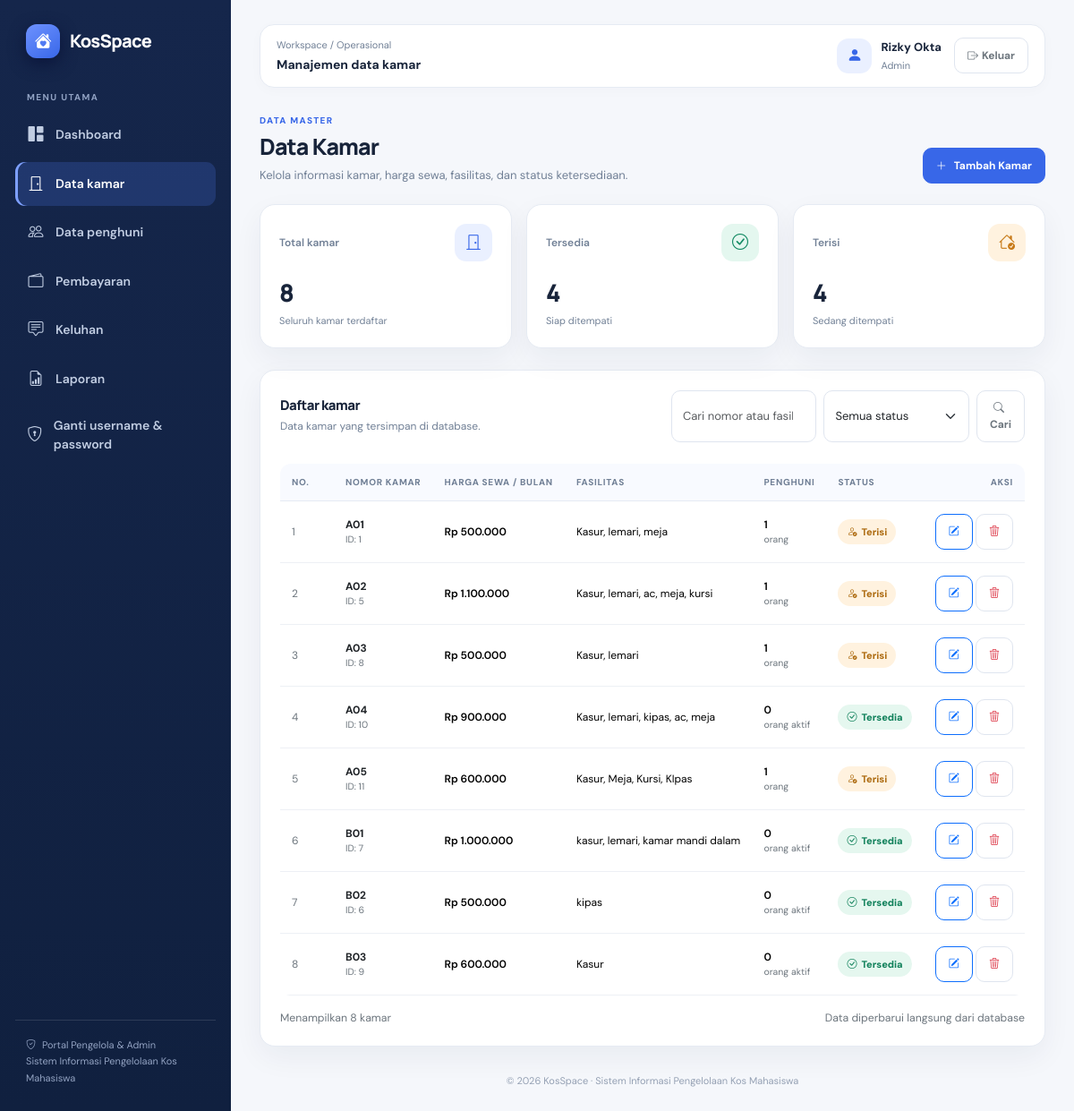
The page /admin/kamar.php (signed in) on the database its author committed.
### tables this page shows
CREATE TABLE `kamar` (
  `id_kamar` int(10) UNSIGNED NOT NULL,
  `nomor_kamar` varchar(20) NOT NULL,
  `harga_sewa` decimal(12,2) NOT NULL,
  `fasilitas` text DEFAULT NULL,
  `status_kamar` enum('tersedia','terisi') NOT NULL DEFAULT 'tersedia',
  `created_at` timestamp NOT NULL DEFAULT current_timestamp(),
  `updated_at` timestamp NOT NULL DEFAULT current_timestamp() ON UPDATE current_timestamp()
);

### includes/auth.php (called while the page is built, shortened)
<?php
function isPengelolaUtama(): bool
{
    return ($_SESSION['role'] ?? '') === 'pengelola';
}
?>

### admin/kamar.php (the view, shortened to what this page needs)
<?php
require_once __DIR__ . '/../includes/auth.php';
require_once __DIR__ . '/../config/database.php';
$kataKunci = trim($_GET['cari'] ?? '');
$sql = 'SELECT k.id_kamar, k.nomor_kamar, k.harga_sewa, k.fasilitas, k.status_kamar,
        (SELECT COUNT(*) FROM penghuni p WHERE p.id_kamar = k.id_kamar AND p.status_penghuni = \'aktif\') AS jumlah_penghuni
        FROM kamar k WHERE 1=1';
$params = [];
$sql .= ' ORDER BY k.nomor_kamar ASC';
$stmt = $pdo->prepare($sql);
$stmt->execute($params);
$daftarKamar = $stmt->fetchAll();
$totalKamar = (int) $pdo->query('SELECT COUNT(*) FROM kamar')->fetchColumn();
$totalTersedia = (int) $pdo->query("SELECT COUNT(*) FROM kamar WHERE status_kamar = 'tersedia'")->fetchColumn();
$totalTerisi = (int) $pdo->query("SELECT COUNT(*) FROM kamar WHERE status_kamar = 'terisi'")->fetchColumn();
function rupiahKamar(float $angka): string { return 'Rp ' . number_format($angka, 0, ',', '.'); }
function eKamar($nilai): string { return htmlspecialchars((string) $nilai, ENT_QUOTES, 'UTF-8'); }
?>
<!DOCTYPE html>
<html lang="id">
<head>
    <link href="https://cdn.jsdelivr.net/npm/bootstrap@5.3.3/dist/css/bootstrap.min.css" rel="stylesheet">
    <link href="https://cdn.jsdelivr.net/npm/bootstrap-icons@1.11.3/font/bootstrap-icons.min.css" rel="stylesheet">
    <link href="../assets/css/app.css" rel="stylesheet">
</head>
<body>
<div class="app-shell d-flex">
    <?php include __DIR__ . '/../includes/admin_sidebar.php'; ?>
    <main class="app-main">
        <header class="topbar">
            <div><div class="topbar-kicker">Workspace / Operasional</div><div class="topbar-title">Manajemen data kamar</div></div>
            <div class="user-chip">
                <div class="avatar"><i class="bi bi-person-fill"></i></div>
                <div class="d-none d-sm-block"><div class="user-name"><?= eKamar($_SESSION['nama'] ?? 'Pengelola') ?></div><div class="user-role"><?= isPengelolaUtama() ? 'Pengelola utama' : 'Admin' ?></div></div>
                <a href="../logout.php" class="btn btn-outline-secondary ms-1"><i class="bi bi-box-arrow-right me-1"></i><span class="d-none d-sm-inline">Keluar</span></a>
            </div>
        </header>
        <section class="page-heading">
            <div><div class="eyebrow">Data master</div><h1>Data Kamar</h1><p>Kelola informasi kamar, harga sewa, fasilitas, dan status ketersediaan.</p></div>
            <a href="kamar_tambah.php" class="btn btn-primary"><i class="bi bi-plus-lg me-2"></i>Tambah Kamar</a>
        </section>
        <section class="row g-3 mb-4">
            <div class="col-4"><div class="stat-card"><div class="stat-top"><span class="stat-label">Total kamar</span><span class="stat-icon icon-blue"><i class="bi bi-door-closed"></i></span></div><div class="stat-value"><?= number_format($totalKamar) ?></div><div class="stat-foot">Seluruh kamar terdaftar</div></div></div>
            <div class="col-4"><div class="stat-card"><div class="stat-top"><span class="stat-label">Tersedia</span><span class="stat-icon icon-green"><i class="bi bi-check-circle"></i></span></div><div class="stat-value"><?= number_format($totalTersedia) ?></div><div class="stat-foot">Siap ditempati</div></div></div>
            <div class="col-4"><div class="stat-card"><div class="stat-top"><span class="stat-label">Terisi</span><span class="stat-icon icon-orange"><i class="bi bi-house-check"></i></span></div><div class="stat-value"><?= number_format($totalTerisi) ?></div><div class="stat-foot">Sedang ditempati</div></div></div>
        </section>
        <section class="panel">
            <div class="d-flex flex-column flex-lg-row justify-content-between align-items-lg-center gap-3 mb-4">
                <div><h2 class="panel-title">Daftar kamar</h2><div class="panel-subtitle">Data kamar yang tersimpan di database.</div></div>
                <form method="get" class="d-flex flex-column flex-sm-row gap-2" role="search">
                    <input type="search" name="cari" class="form-control" placeholder="Cari nomor atau fasilitas..." value="<?= eKamar($kataKunci) ?>" aria-label="Cari kamar">
                    <select name="status" class="form-select" aria-label="Filter status" style="min-width:135px">
                        <option value="">Semua status</option>
                    </select>
                    <button class="btn btn-outline-secondary" type="submit"><i class="bi bi-search me-1"></i>Cari</button>
                </form>
            </div>
            <div class="table-responsive">
                <table class="table table-hover align-middle mb-0">
                    <thead><tr><th style="width:60px">No.</th><th>Nomor kamar</th><th>Harga sewa / bulan</th><th>Fasilitas</th><th>Penghuni</th><th>Status</th><th class="text-end">Aksi</th></tr></thead>
                    <tbody>
                    <?php if (!$daftarKamar): ?>
                        <tr><td colspan="7"><div class="empty-state"><i class="bi bi-door-closed"></i><strong class="d-block text-dark mb-1">Belum ada data kamar</strong><span>Tambahkan kamar baru atau ubah kata kunci pencarian.</span></div></td></tr>
                    <?php else: ?>
                        <?php foreach ($daftarKamar as $index => $kamar): ?>
                            <tr>
                                <td class="text-secondary"><?= $index + 1 ?></td>
                                <td><div class="fw-bold text-dark"><?= eKamar($kamar['nomor_kamar']) ?></div><div class="text-secondary small">ID: <?= (int) $kamar['id_kamar'] ?></div></td>
                                <td class="fw-semibold"><?= rupiahKamar((float) $kamar['harga_sewa']) ?></td>
                                <td style="min-width:180px;max-width:300px"><?= $kamar['fasilitas'] !== '' ? eKamar($kamar['fasilitas']) : '<span class="text-secondary">Belum diisi</span>' ?></td>
                                <td>
                                    <?php $jumlahPenghuniKamar = (int)$kamar['jumlah_penghuni']; ?>
                                    <span class="fw-semibold"><?= $jumlahPenghuniKamar ?></span>
                                    <div class="text-secondary small"><?= $jumlahPenghuniKamar === 1 ? 'orang' : 'orang aktif' ?></div>
                                </td>
                                <td>
                                    <?php if ($kamar['status_kamar'] === 'terisi'): ?><span class="soft-badge pending"><i class="bi bi-person-check"></i> Terisi</span>
                                    <?php else: ?><span class="soft-badge"><i class="bi bi-check-circle"></i> Tersedia</span><?php endif; ?>
                                </td>
                                <td class="text-end text-nowrap">
                                    <a href="kamar_edit.php?id=<?= (int) $kamar['id_kamar'] ?>" class="btn btn-sm btn-outline-primary" title="Edit kamar" aria-label="Edit kamar <?= eKamar($kamar['nomor_kamar']) ?>"><i class="bi bi-pencil-square"></i></a>
                                    <form method="post" class="d-inline" onsubmit="return confirm('Yakin ingin menghapus kamar <?= eKamar($kamar['nomor_kamar']) ?>? Data yang sudah dihapus tidak dapat dikembalikan.');">
                                        <button type="submit" class="btn btn-sm btn-outline-danger" title="Hapus kamar" aria-label="Hapus kamar <?= eKamar($kamar['nomor_kamar']) ?>"><i class="bi bi-trash3"></i></button>
                                    </form>
                                </td>
                            </tr>
                        <?php endforeach; ?>
                    <?php endif; ?>
                    </tbody>
                </table>
            </div>
            <div class="d-flex justify-content-between align-items-center flex-wrap gap-2 mt-3"><span class="text-secondary small">Menampilkan <?= count($daftarKamar) ?> kamar</span><span class="text-secondary small">Data diperbarui langsung dari database</span></div>
        </section>
        <footer class="app-footer">&copy; <?= date('Y') ?> KosSpace · Sistem Informasi Pengelolaan Kos Mahasiswa</footer>
    </main>
</div>
</body>
</html>

### includes/admin_sidebar.php (shortened to what this page needs)
<?php
$adminPage = basename($_SERVER['PHP_SELF'] ?? '');
$activeDash = $adminPage === 'dashboard.php' ? 'active' : '';
$activeKamar = $adminPage === 'kamar.php' || str_starts_with($adminPage, 'kamar_') ? 'active' : '';
$activePenghuni = $adminPage === 'penghuni.php' || str_starts_with($adminPage, 'penghuni_') ? 'active' : '';
$activePembayaran = $adminPage === 'pembayaran.php' || str_starts_with($adminPage, 'pembayaran_') ? 'active' : '';
$activeKeluhan = $adminPage === 'keluhan.php' ? 'active' : '';
?>
<aside class="sidebar">
<a class="brand" href="dashboard.php"><span class="brand-mark"><i class="bi bi-house-heart-fill"></i></span><span>KosSpace</span></a>
<div class="sidebar-label">Menu utama</div>
<nav class="side-nav">
<a class="<?= $activeDash ?>" href="dashboard.php"><i class="bi bi-grid-1x2-fill"></i>Dashboard</a>
<a class="<?= $activeKamar ?>" href="kamar.php"><i class="bi bi-door-closed"></i>Data kamar</a>
<a class="<?= $activePenghuni ?>" href="penghuni.php"><i class="bi bi-people"></i>Data penghuni</a>
<a class="<?= $activePembayaran ?>" href="pembayaran.php"><i class="bi bi-wallet2"></i>Pembayaran</a>
<a class="<?= $activeKeluhan ?>" href="keluhan.php"><i class="bi bi-chat-square-text"></i>Keluhan</a>
<a class="<?= $adminPage === 'laporan.php' ? 'active' : '' ?>" href="laporan.php"><i class="bi bi-file-earmark-bar-graph"></i>Laporan</a>
<?php $activePassword = $adminPage === 'ganti_password.php' ? 'active' : ''; ?>
<a class="<?= $activePassword ?>" href="ganti_password.php"><i class="bi bi-shield-lock"></i>Ganti username & password</a>
</nav>
<div class="sidebar-footer"><i class="bi bi-shield-check me-1"></i> Portal Pengelola & Admin<br>Sistem Informasi Pengelolaan Kos Mahasiswa</div>
</aside>

### rows shown on the page
kamar: nomor_kamar "A01", id_kamar "1", harga_sewa "Rp 500.000", fasilitas "Kasur, lemari, meja", jumlahPenghuniKamar "1", shows "orang", status_kamar "terisi" (drawn)
kamar: nomor_kamar "A02", id_kamar "5", harga_sewa "Rp 1.100.000", fasilitas "Kasur, lemari, ac, meja, kursi", jumlahPenghuniKamar "1", shows "orang", status_kamar "terisi" (drawn)
kamar: nomor_kamar "A03", id_kamar "8", harga_sewa "Rp 500.000", fasilitas "Kasur, lemari", jumlahPenghuniKamar "1", shows "orang", status_kamar "terisi" (drawn)
kamar: nomor_kamar "A04", id_kamar "10", harga_sewa "Rp 900.000", fasilitas "Kasur, lemari, kipas, ac, meja", jumlahPenghuniKamar "0", shows "orang aktif", status_kamar "tersedia" (drawn)
kamar: nomor_kamar "A05", id_kamar "11", harga_sewa "Rp 600.000", fasilitas "Kasur, Meja, Kursi, KIpas", jumlahPenghuniKamar "1", shows "orang", status_kamar "terisi" (drawn)
kamar: nomor_kamar "B01", id_kamar "7", harga_sewa "Rp 1.000.000", fasilitas "kasur, lemari, kamar mandi dalam", jumlahPenghuniKamar "0", shows "orang aktif", status_kamar "tersedia" (drawn)
kamar: nomor_kamar "B02", id_kamar "6", harga_sewa "Rp 500.000", fasilitas "kipas", jumlahPenghuniKamar "0", shows "orang aktif", status_kamar "tersedia" (drawn)
kamar: nomor_kamar "B03", id_kamar "9", harga_sewa "Rp 600.000", fasilitas "Kasur", jumlahPenghuniKamar "0", shows "orang aktif", status_kamar "tersedia" (drawn)

### other values the page prints
eKamar($_SESSION['nama'] ?? 'Pengelola') "Rizky Okta"
$totalKamar "8"
$totalTersedia "4"
$totalTerisi "4"
count($daftarKamar) "8"
